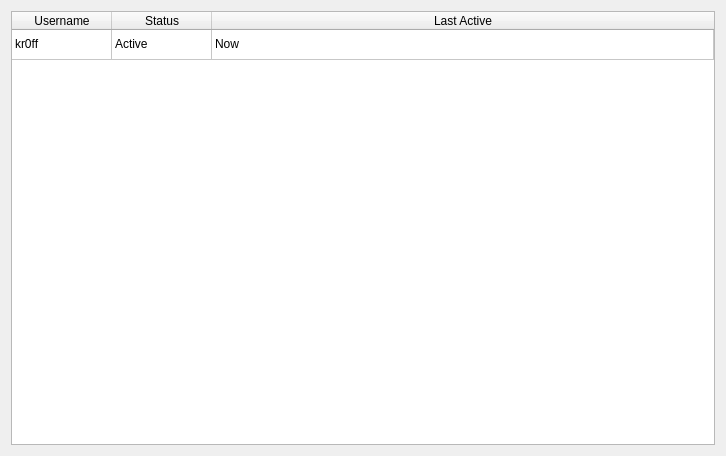
<?xml version="1.0" encoding="UTF-8"?>
<ui version="4.0">
 <class>ActiveUserWidget</class>
 <widget class="QWidget" name="ActiveUserWidget">
  <property name="geometry">
   <rect>
    <x>0</x>
    <y>0</y>
    <width>726</width>
    <height>456</height>
   </rect>
  </property>
  <property name="windowTitle">
   <string>Form</string>
  </property>
  <layout class="QGridLayout" name="gridLayout">
   <item row="0" column="0">
    <widget class="QTableWidget" name="tableWidget">
     <property name="alternatingRowColors">
      <bool>false</bool>
     </property>
     <property name="showGrid">
      <bool>true</bool>
     </property>
     <attribute name="horizontalHeaderStretchLastSection">
      <bool>true</bool>
     </attribute>
     <attribute name="verticalHeaderVisible">
      <bool>false</bool>
     </attribute>
     <attribute name="verticalHeaderStretchLastSection">
      <bool>false</bool>
     </attribute>
     <row>
      <property name="text">
       <string>0</string>
      </property>
     </row>
     <column>
      <property name="text">
       <string>Username</string>
      </property>
     </column>
     <column>
      <property name="text">
       <string>Status</string>
      </property>
     </column>
     <column>
      <property name="text">
       <string>Last Active</string>
      </property>
     </column>
     <item row="0" column="0">
      <property name="text">
       <string>kr0ff</string>
      </property>
     </item>
     <item row="0" column="1">
      <property name="text">
       <string>Active</string>
      </property>
     </item>
     <item row="0" column="2">
      <property name="text">
       <string>Now</string>
      </property>
     </item>
    </widget>
   </item>
  </layout>
 </widget>
 <resources/>
 <connections/>
</ui>
